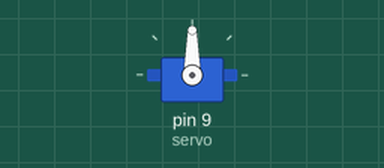
Recording of a sketch running on a simulated Arduino Uno, built with avr-gcc and run on an emulated ATmega328P. On the bench: servo.

Above: at 0.05 s.
Timing chart, 0 to 3.0 s (numbered marks = the images above):
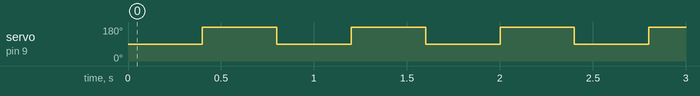

Measured:
- by itself, servo on pin 9 (servo): alternates 180° for 0.40 s and 90° for 0.40 s

The sketch:

CoffeeControlsServo_120709.ino
```cpp
// Continuous Servo Control for Coffee Cup Stamper
// Whim of ImagineN4tion
// 7.09.2012

#include <Servo.h>
Servo myservo;  // create servo object to control a servo
                // a maximum of eight servo objects can be created

int servo = 9;    //Define what pin the servo is on


void setup(){
  //Serial.begin(9600);  //Start the serial port
  pinMode(servo, OUTPUT);
    myservo.attach(servo);  // attaches the servo on pin 9 to the servo object
}


void loop(){

  //Note the servo being used here is a continuous rotation servo CALIBRATED so that
  //the servo is stopped at a write value of 90.  Forward = 180, reverse = 0.

    myservo.write(90);   // Write "stop" to the servo
    delay(400);          // Delay for 200ms
    myservo.write(180);  // Write "forward" to the servo
    delay(400);          // Delay for 200ms
}
```
